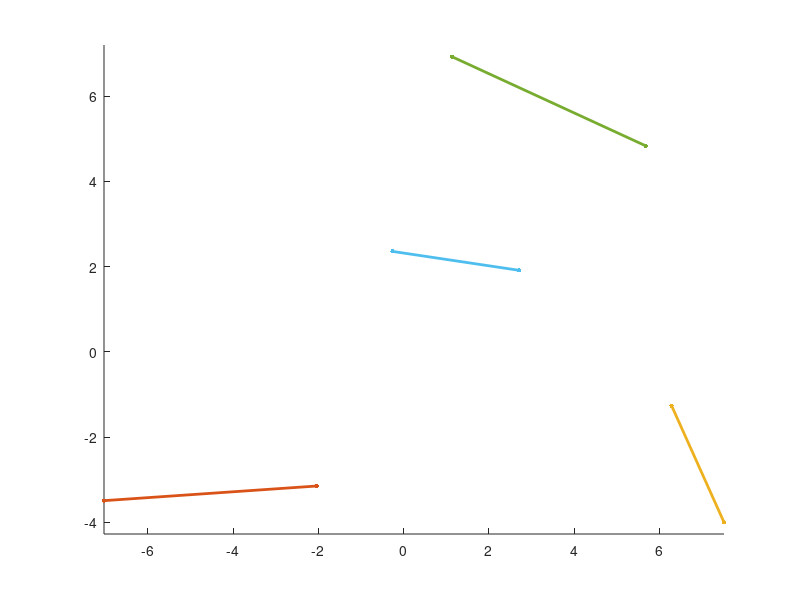

Source code (MATLAB):
function res = Batch()
res = 0
figure; hold on; axis equal;
plot([6.28925 6.28925],[-1.26411 -1.26411], 'LineWidth', 2, 'Marker', '.', 'MarkerSize', 10)
plot([7.51954 7.51954],[-4.00024 -4.00024], 'LineWidth', 2, 'Marker', '.', 'MarkerSize', 10)
plot([6.28925 7.51954],[-1.26411 -4.00024], 'LineWidth', 2, 'Marker', '.', 'MarkerSize', 10)
plot([-0.260221 -0.260221],[2.35657 2.35657], 'LineWidth', 2, 'Marker', '.', 'MarkerSize', 10)
plot([2.70688 2.70688],[1.91348 1.91348], 'LineWidth', 2, 'Marker', '.', 'MarkerSize', 10)
plot([-0.260221 2.70688],[2.35657 1.91348], 'LineWidth', 2, 'Marker', '.', 'MarkerSize', 10)
plot([-7.0321 -7.0321],[-3.49359 -3.49359], 'LineWidth', 2, 'Marker', '.', 'MarkerSize', 10)
plot([-2.04392 -2.04392],[-3.15009 -3.15009], 'LineWidth', 2, 'Marker', '.', 'MarkerSize', 10)
plot([-7.0321 -2.04392],[-3.49359 -3.15009], 'LineWidth', 2, 'Marker', '.', 'MarkerSize', 10)
plot([1.13767 1.13767],[6.92518 6.92518], 'LineWidth', 2, 'Marker', '.', 'MarkerSize', 10)
plot([5.6799 5.6799],[4.83518 4.83518], 'LineWidth', 2, 'Marker', '.', 'MarkerSize', 10)
plot([1.13767 5.6799],[6.92518 4.83518], 'LineWidth', 2, 'Marker', '.', 'MarkerSize', 10)
